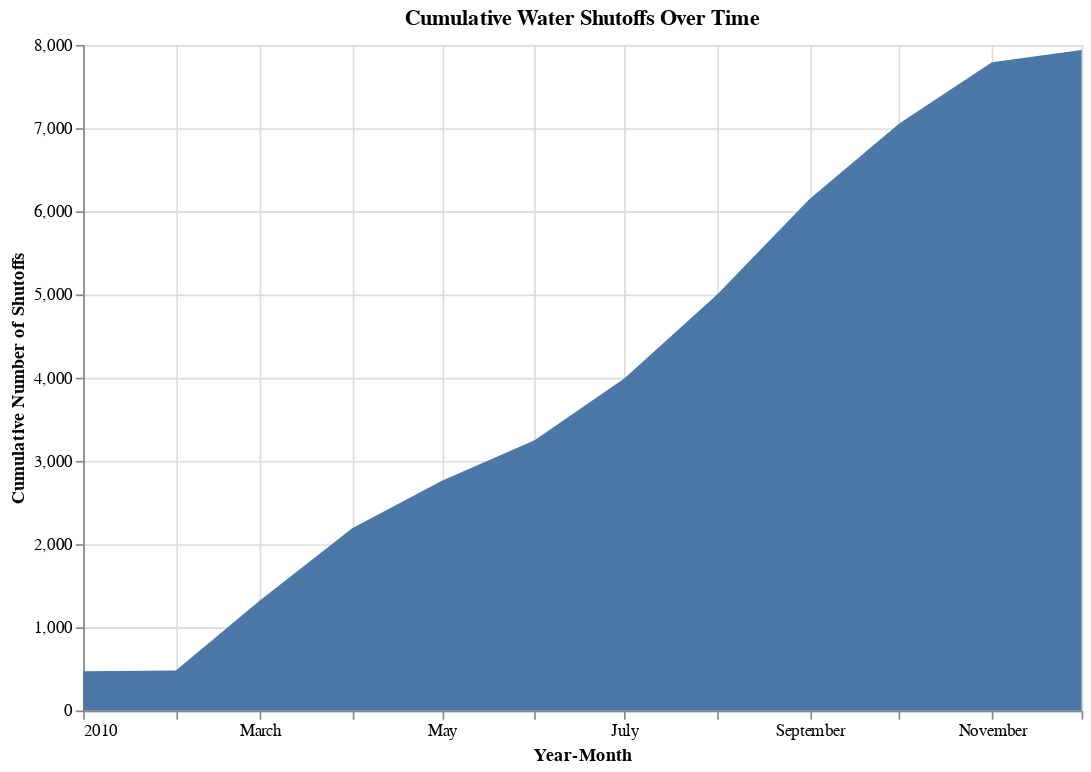

Source (notebook cell):
### Markdown cell above
### Cumulative changes over time

### Code cell
shutoffs_cumulative = shutoffs_over_time.copy()
shutoffs_cumulative['Cumulative_Count'] = shutoffs_cumulative['Shutoff_Count'].cumsum()

# Create the area chart
alt.Chart(shutoffs_cumulative).mark_area().encode(
    x=alt.X('YearMonth:T', title='Year-Month'),
    y=alt.Y('Cumulative_Count:Q', title='Cumulative Number of Shutoffs'),
    tooltip=['YearMonth:T', 'Cumulative_Count:Q']
).properties(
    title='Cumulative Water Shutoffs Over Time',
    width=600,
    height=400
)

### Figure 1 — Vega-Lite specification as saved in the notebook (floating-point values rounded to 4 significant figures)
{"config": {"view": {"continuousWidth": 300, "continuousHeight": 300}}, "data": {"name": "data-aa31f5399425e8825914ebdc7ec5a72d"}, "mark": {"type": "area"}, "encoding": {"tooltip": [{"field": "YearMonth", "type": "temporal"}, {"field": "Cumulative_Count", "type": "quantitative"}], "x": {"field": "YearMonth", "title": "Year-Month", "type": "temporal"}, "y": {"field": "Cumulative_Count", "title": "Cumulative Number of Shutoffs", "type": "quantitative"}}, "height": 400, "title": "Cumulative Water Shutoffs Over Time", "width": 600, "$schema": "https://vega.github.io/schema/vega-lite/v5.8.0.json", "datasets": {"data-aa31f5399425e8825914ebdc7ec5a72d": [{"YearMonth": "2010-01-01T00:00:00", "Shutoff_Count": 472, "Cumulative_Count": 472}, {"YearMonth": "2010-02-01T00:00:00", "Shutoff_Count": 9, "Cumulative_Count": 481}, {"YearMonth": "2010-03-01T00:00:00", "Shutoff_Count": 838, "Cumulative_Count": 1319}, {"YearMonth": "2010-04-01T00:00:00", "Shutoff_Count": 873, "Cumulative_Count": 2192}, {"YearMonth": "2010-05-01T00:00:00", "Shutoff_Count": 571, "Cumulative_Count": 2763}, {"YearMonth": "2010-06-01T00:00:00", "Shutoff_Count": 487, "Cumulative_Count": 3250}, {"YearMonth": "2010-07-01T00:00:00", "Shutoff_Count": 740, "Cumulative_Count": 3990}, {"YearMonth": "2010-08-01T00:00:00", "Shutoff_Count": 1008, "Cumulative_Count": 4998}, {"YearMonth": "2010-09-01T00:00:00", "Shutoff_Count": 1149, "Cumulative_Count": 6147}, {"YearMonth": "2010-10-01T00:00:00", "Shutoff_Count": 908, "Cumulative_Count": 7055}, {"YearMonth": "2010-11-01T00:00:00", "Shutoff_Count": 737, "Cumulative_Count": 7792}, {"YearMonth": "2010-12-01T00:00:00", "Shutoff_Count": 146, "Cumulative_Count": 7938}]}}
